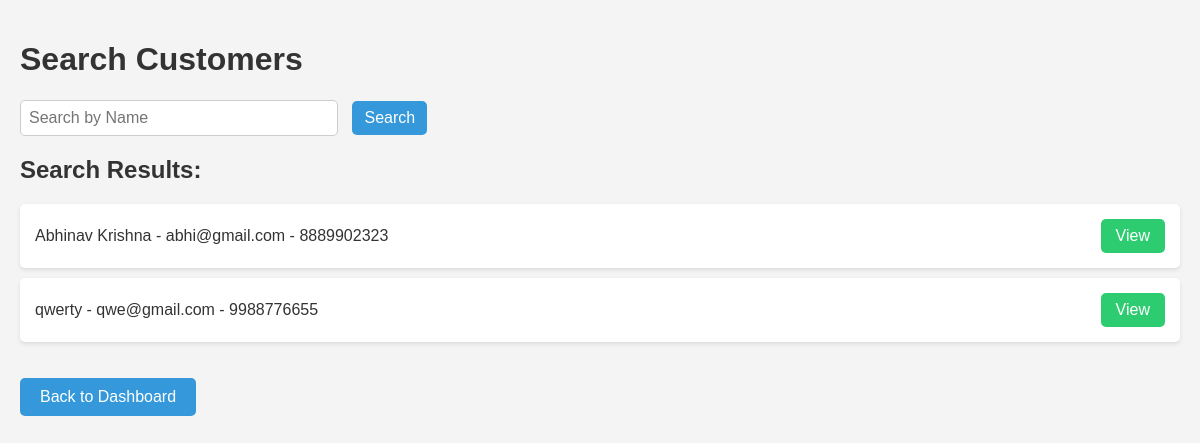
Page /search_customer (signed in) on the committed database.
### models.py (models this page shows)
class Customer(db.Model):
    id = db.Column(db.Integer, primary_key=True)
    name = db.Column(db.String(100), nullable=False)
    email = db.Column(db.String(100), nullable=False)
    phone = db.Column(db.String(15))

### app.py (the view)
@app.route('/search_customer', methods=['GET', 'POST'])
@login_required
def search_customer():
    query = request.form.get('query', '').strip()
    customers = Customer.query.filter(Customer.name.ilike(f"%{query}%")).all()
    return render_template('search_customer.html', customers=customers)

### app.py (called while the page is built)
@login_manager.user_loader
def load_user(user_id):
    return User.query.get(int(user_id))

### templates/search_customer.html (shortened to what this page needs)
<!DOCTYPE html>
<html lang="en">
  <head>
  </head>
  <body>
    <h1>Search Customers</h1>
    <form method="POST">
      <input type="text" name="query" placeholder="Search by Name" required />
      <button type="submit">Search</button>
    </form>
    <h2>Search Results:</h2>
    {% if customers|length == 0 %}
    <p class="no-results">No matches found</p>
    {% else %}
    <ul class="customer-list">
      {% for customer in customers %}
      <li>
        <span class="customer-info"
          >{{ customer.name }} - {{ customer.email }} - {{ customer.phone
          }}</span
        >
        <a
          href="{{ url_for('view_customer', id=customer.id) }}"
          class="view-btn"
          >View</a
        >
      </li>
      {% endfor %}
    </ul>
    {% endif %}
    <a href="{{ url_for('dashboard') }}" class="back-btn">Back to Dashboard</a>
  </body>
</html>

### templates/search_customer.html (style rules this page uses)
body { font-family: Arial, sans-serif; background-color: #f4f4f4; margin: 0; padding: 20px; }
h1, h2 { color: #333; }
form { margin-bottom: 20px; }
input[type="text"] { padding: 8px; font-size: 16px; width: 300px; margin-right: 10px; border-radius: 5px; border: 1px solid #ccc; }
button { padding: 8px 12px; font-size: 16px; border-radius: 5px; border: none; background-color: #3498db; color: white; cursor: pointer; }
.customer-list { list-style-type: none; padding: 0; }
.customer-list li { background-color: #fff; padding: 15px; margin: 10px 0; border-radius: 5px; display: flex; justify-content: space-between; align-items: center; box-shadow: 0 2px 4px rgba(0, 0, 0, 0.1); }
.customer-info { font-size: 16px; color: #333; }
.view-btn { padding: 8px 15px; font-size: 16px; background-color: #2ecc71; color: white; text-decoration: none; border-radius: 5px; transition: background-color 0.3s ease; }
.back-btn { padding: 10px 20px; font-size: 16px; background-color: #3498db; color: white; text-decoration: none; border-radius: 5px; transition: background-color 0.3s ease; display: inline-block; margin-top: 20px; }

### rows in the picture
Customer: name "Abhinav Krishna", email "abhi@gmail.com", phone "8889902323"
Customer: name "qwerty", email "qwe@gmail.com", phone "9988776655"
